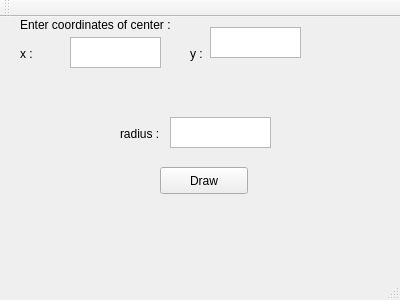
<?xml version="1.0" encoding="UTF-8"?>
<ui version="4.0">
 <class>circtri</class>
 <widget class="QMainWindow" name="circtri">
  <property name="geometry">
   <rect>
    <x>0</x>
    <y>0</y>
    <width>400</width>
    <height>300</height>
   </rect>
  </property>
  <property name="windowTitle">
   <string>circtri</string>
  </property>
  <widget class="QWidget" name="centralWidget">
   <widget class="QTextEdit" name="textEdit">
    <property name="geometry">
     <rect>
      <x>70</x>
      <y>20</y>
      <width>91</width>
      <height>31</height>
     </rect>
    </property>
   </widget>
   <widget class="QTextEdit" name="textEdit_2">
    <property name="geometry">
     <rect>
      <x>210</x>
      <y>10</y>
      <width>91</width>
      <height>31</height>
     </rect>
    </property>
   </widget>
   <widget class="QPushButton" name="pushButton">
    <property name="geometry">
     <rect>
      <x>160</x>
      <y>150</y>
      <width>88</width>
      <height>27</height>
     </rect>
    </property>
    <property name="text">
     <string>Draw</string>
    </property>
   </widget>
   <widget class="QTextEdit" name="textEdit_3">
    <property name="geometry">
     <rect>
      <x>170</x>
      <y>100</y>
      <width>101</width>
      <height>31</height>
     </rect>
    </property>
   </widget>
   <widget class="QLabel" name="label">
    <property name="geometry">
     <rect>
      <x>20</x>
      <y>30</y>
      <width>58</width>
      <height>14</height>
     </rect>
    </property>
    <property name="text">
     <string>x :</string>
    </property>
   </widget>
   <widget class="QLabel" name="label_2">
    <property name="geometry">
     <rect>
      <x>190</x>
      <y>30</y>
      <width>58</width>
      <height>14</height>
     </rect>
    </property>
    <property name="text">
     <string>y : </string>
    </property>
   </widget>
   <widget class="QLabel" name="label_3">
    <property name="geometry">
     <rect>
      <x>120</x>
      <y>110</y>
      <width>58</width>
      <height>14</height>
     </rect>
    </property>
    <property name="text">
     <string>radius : </string>
    </property>
   </widget>
   <widget class="QLabel" name="label_4">
    <property name="geometry">
     <rect>
      <x>20</x>
      <y>0</y>
      <width>201</width>
      <height>16</height>
     </rect>
    </property>
    <property name="text">
     <string>Enter coordinates of center :</string>
    </property>
   </widget>
  </widget>
  <widget class="QMenuBar" name="menuBar">
   <property name="geometry">
    <rect>
     <x>0</x>
     <y>0</y>
     <width>400</width>
     <height>22</height>
    </rect>
   </property>
  </widget>
  <widget class="QToolBar" name="mainToolBar">
   <attribute name="toolBarArea">
    <enum>TopToolBarArea</enum>
   </attribute>
   <attribute name="toolBarBreak">
    <bool>false</bool>
   </attribute>
  </widget>
  <widget class="QStatusBar" name="statusBar"/>
 </widget>
 <layoutdefault spacing="6" margin="11"/>
 <resources/>
 <connections/>
</ui>
